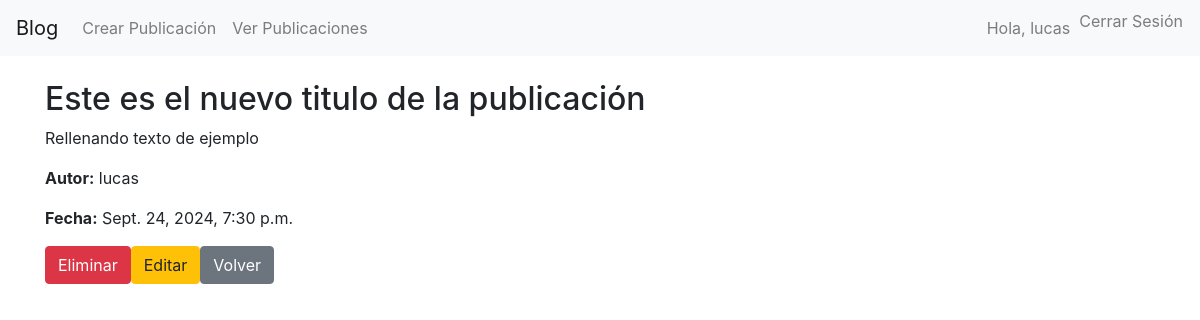
The page /publicacion/2/ (signed in) on the database its author committed.
### post/models.py (models this page shows, shortened)
class Post(models.Model):
    titulo = models.CharField(max_length=255)
    contenido = models.TextField()
    fecha_publicacion = models.DateTimeField(auto_now_add=True)
    autor = models.ForeignKey(User, on_delete=models.CASCADE)

### post/views.py (the view)
# urls.py: path('publicacion/<int:id>/', detalle_post, name='detalle_post'),
@login_required
def detalle_post(request, id):
    publicacion = get_object_or_404(Post, id=id)
    return render(request, 'detalle_post.html', {'publicacion': publicacion})

### post/templates/detalle_post.html (shortened to what this page needs)
{% extends 'base.html' %}
{% block content %}
    <h2>{{ publicacion.titulo }}</h2>
    <p>{{ publicacion.contenido }}</p>
    <p><strong>Autor:</strong> {{ publicacion.autor.username }}</p>
    <p><strong>Fecha:</strong> {{ publicacion.fecha_publicacion }}</p>
<div style="display: inline-flex">
    <form method="POST" action="{% url 'eliminar_post' publicacion.id %}">
        <button type="submit" class="btn btn-danger">Eliminar</button>
    </form>
    <a href="{% url 'editar_post' publicacion.id %}" class="btn btn-warning">Editar</a>
    <a href="{% url 'listar_post' %}" class="btn btn-secondary">Volver</a>
</div>
{% endblock %}

### post/templates/base.html (shortened to what this page needs)
<!DOCTYPE html>
<html lang="es">
<head>
    <link rel="stylesheet" href="https://stackpath.bootstrapcdn.com/bootstrap/4.5.2/css/bootstrap.min.css">
</head>
<body>
    <nav class="navbar navbar-expand-lg navbar-light bg-light">
        <a class="navbar-brand" href="{% url 'inicio_view' %}">Blog</a>
        <div class="collapse navbar-collapse" id="navbarNav">
            <ul class="navbar-nav mr-auto">
                <li class="nav-item">
                    <a class="nav-link" href="{% url 'crear_publicacion' %}">Crear Publicación</a>
                </li>
                <li class="nav-item">
                    <a class="nav-link" href="{% url 'listar_post' %}">Ver Publicaciones</a>
                </li>
            </ul>
            <ul class="navbar-nav ml-auto">
                {% if user.is_authenticated %}
                    <li class="nav-item">
                        <a class="nav-link">Hola, {{ user.username }}</a>
                    </li>
                    <li class="nav-item">
                        <form method="POST" action="{% url 'logout' %}">
                            <button class="btn btn-link nav-link" type="submit" style="padding: 0;">Cerrar Sesión</button>
                        </form>
                    </li>
                {% else %}
                    <li class="nav-item">
                        <a class="nav-link" href="{% url 'login' %}">Iniciar Sesión</a>
                    </li>
                {% endif %}
            </ul>
        </div>
    </nav>
        <div class="container mt-4">
            {% block content %}
            {% endblock %}
        </div>
</body>
</html>

### rows shown on the page
Post: titulo "Este es el nuevo titulo de la publicación", contenido "Rellenando texto de ejemplo", autor.username "lucas", fecha_publicacion "Sept. 24, 2024, 7:30 p.m."

### other values the page prints
{{ user.username }} "lucas"
